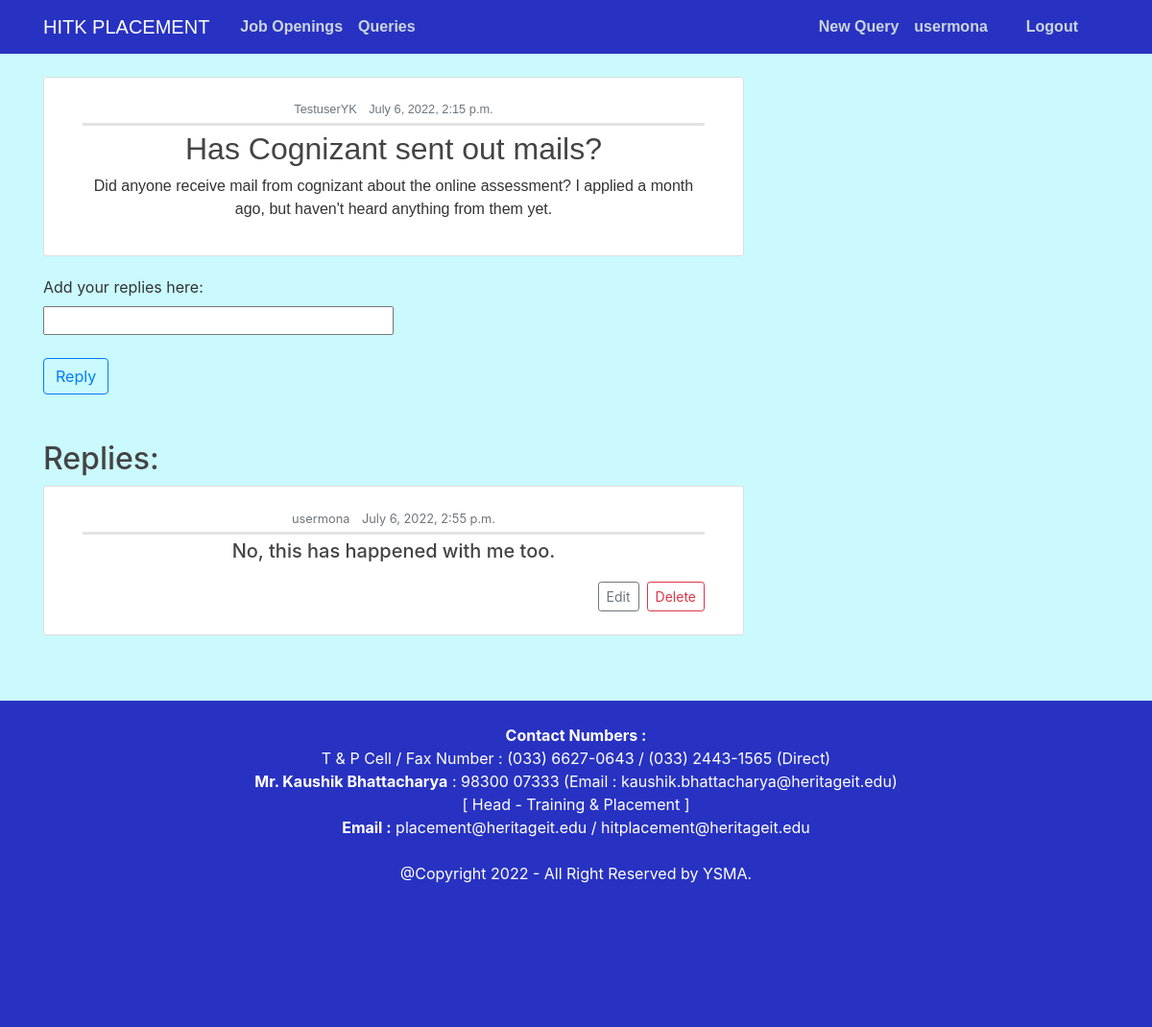
Page /askAQuery/query/6/ (signed in) on the earlier database version.
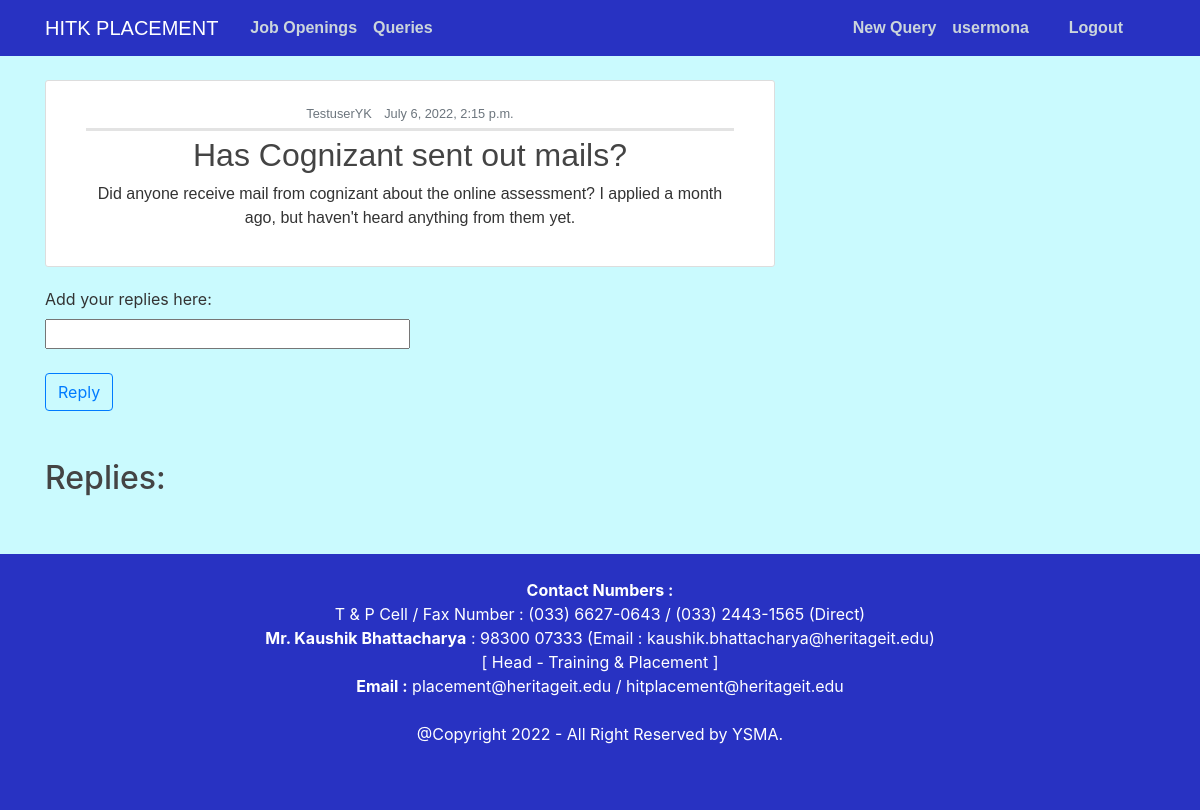
Same page on the later database version.
### askAQuery/models.py (models this page shows, shortened)
class CommentOnQuery(models.Model):
	author = models.ForeignKey(User,on_delete=models.CASCADE)
	datePosted = models.DateTimeField(default=timezone.now)
	comment = models.CharField(max_length=800)
	query = models.ForeignKey(Query,on_delete=models.CASCADE)

### askAQuery/views.py (the view, shortened to what this page needs)
# urls.py: path('query/<int:pk>/', views.detailView, name='query-detail'),
@login_required
def detailView(request,pk):
	query = Query.objects.filter(id=pk).first()
	replies = CommentOnQuery.objects.filter(query=query).order_by('-datePosted')
	context = {
		'query':query,
		'replies':replies,
		'title':query.question,
	}
	return render(request,'askAQuery/detailView.html',context)

### users/models.py (called while the page is built)
	def __str__(self):
		return f'{self.user.username}'

### askAQuery/templates/askAQuery/detailView.html (shortened to what this page needs)
{% extends "home/base.html" %}
{% block content %}
    <article class="media old-content-section p2">
            <div class="media-body">
                <div class="article-metadata">
                    <small class="text-muted mr-2">{{ query.author }}</small>
                    <small class="text-muted">{{ query.datePosted }}</small>
                </div>
                <h2><a class="article-title" href="#">{{ query.question }}</a></h2>
                <p>{{ query.description }}</p>
            </div>
        </article>
    <form method="POST">
        <label for="reply">Add your replies here:</label><br>
        <input type="text" name="reply" id="reply" style="width: 50%;" required>
        <br><br>
        <button class="btn btn-outline-primary" type="submit">Reply</button>
    </form>
    <br><br>
    <h2>Replies:</h2>
    {% for reply in replies %}
        <article class="media old-content-section">
            <div class="media-body">
                <div class="article-metadata">
                    <small class="text-muted mr-2">{{ reply.author.username }}</small>
                    <small class="text-muted">{{ reply.datePosted }}</small>
                </div>
                <h5>
                    <p>{{ reply.comment }}</p>
                </h5>
                {% if user.id == reply.author.id %}
                        <div>
                            <a class="btn btn-outline-danger float-right btn-sm mt-1 mb-1" href="{% url 'qcomment-delete' query.id reply.id %}">Delete</a>
                            <a class="btn btn-outline-secondary float-right btn-sm mt-1 mb-1 mr-2" href="{% url 'qcomment-update' query.id reply.id %}">Edit</a>
                        </div>
                {% endif %}
            </div>
        </article>
    {% endfor %}
{% endblock content %}

Differences in the rows shown:
removed CommentOnQuery: author.username "usermona", datePosted "July 6, 2022, 2:55 p.m.", comment "No, this has happened with me too.", shows "Delete"
